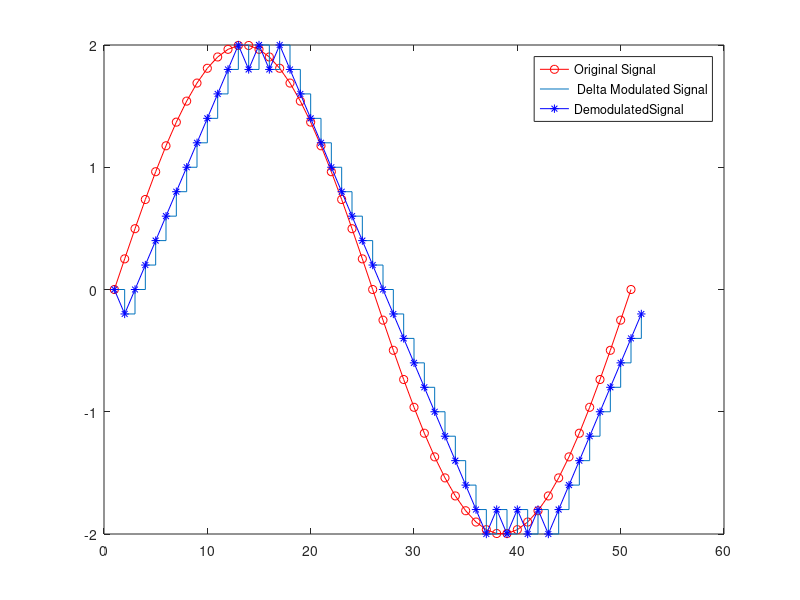

Here is the MATLAB script that generated this plot:
%% Delta Modulation Code
clc; 
clear;
close;

% define and plot the input signal
a=2;
t=0:2*pi/50:2*pi;
x=a*sin(t);
l=length(x); 
plot(x,'ro-'); 

% define and plot the delta modulated signal
delta=0.2;
hold on 
xn=0;
for i=1:l
    if x(i)>xn(i)
        d(i)=1;
        xn(i+1)=xn(i)+delta;
    else d(i)=0;
        xn(i+1)=xn(i)-delta;
    end
end
stairs(xn)
hold on

% demodulate the signal
for i=1:d 
    if d(i)>xn(i)
        d(i)=0;
        xn(i+1)=xn(i)-delta;
    else d(i)=1;
        xn(i+1)=xn(i)+delta;
    end
end
plot(xn,'b*-');
legend ('Original Signal', ' Delta Modulated Signal', 'DemodulatedSignal');
